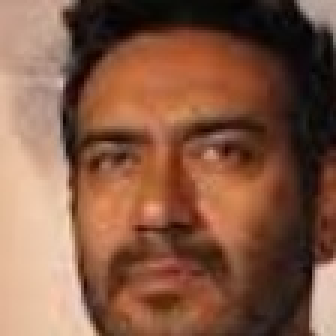
#> input picture test_alignment.jpg, 112 x 112 px (shown 3 times larger)
$ python -i distortion_simulation.py   (imports and definitions only)
#> lines starting #> are read from the running program, lines starting #| are printed output that depends on the picture
#> further down, picture is the input picture: shape (112, 112, 3); mean B, G, R 68.2, 89.5, 132
import albumentations as A
import random
from PIL import Image
import numpy as np
import cv2

def custom_distortion_pipeline(image):
    """
    Input: numpy array (RGB)
    Pixel Range: 1 - 3 (0 is treated as 1 to avoid division errors)
    Kernel Range: 0 - 17
    """
    if isinstance(image, np.ndarray):
        img = Image.fromarray(image)
    elif isinstance(image, Image.Image):
        img = image
    else:
        raise TypeError(f"Unsupported image type: {type(image)}")

    img = img.convert("RGB")
    orig_w, orig_h = img.size
#> orig_w = 112; orig_h = 112

    # 1. Pixelation (Range 1-3)
    # Note: A pixel size of 1 means no change.
    pixel_size = random.randint(1, 3)

    if pixel_size > 1:
        small_w, small_h = max(1, orig_w // pixel_size), max(1, orig_h // pixel_size)
#> small_w = 56; small_h = 56
        img = img.resize((small_w, small_h), resample=Image.BILINEAR)
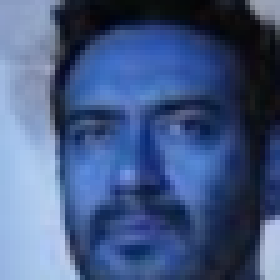
#> img: PIL image 56x56 RGB (shown 5 times larger); mean R, G, B 68.3, 89.6, 132.1
        img = img.resize((orig_w, orig_h), Image.NEAREST)
#> img: PIL image 112x112 RGB

    # 2. Motion Blur (Range 0-17)
    k_size = random.randint(0, 17)
    img_array = np.array(img)

    if k_size > 1:
        kernel = np.zeros((k_size, k_size))
        kernel[int((k_size - 1)/2), :] = np.ones(k_size)
        kernel /= k_size
        img_array = cv2.filter2D(img_array, -1, kernel)
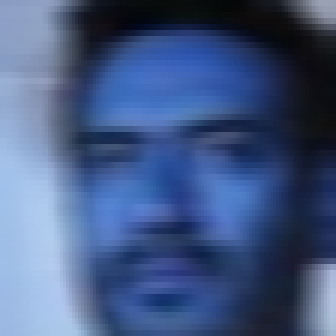
#> img_array: shape (112, 112, 3) (shown 3 times larger); mean R, G, B 68.2, 89.6, 132.1

    # 3. Upscale to 112x112 (50% Probability)
    if random.random() < 0.5:
        img_pil = Image.fromarray(img_array)
        img_upscaled = img_pil.resize((112, 112), resample=Image.LANCZOS)
        final_output = np.array(img_upscaled)
    else:
        final_output = img_array

    return {"image": final_output}


def get_distortion_pipeline():
    return A.Compose([
        A.MotionBlur(blur_limit=7, p=0.3),
        A.GaussianBlur(blur_limit=5, p=0.3),
        # Updated parameters for Downscale
        A.Downscale(scale_min=0.3, scale_max=0.7, p=0.3),
        A.RandomBrightnessContrast(p=0.3),
        A.CoarseDropout(
            num_holes_range=(1,8),
            hole_height_range=(1,8),
            hole_width_range=(1,8),
            p=0.3
        )
    ])

>>> import cv2
>>> picture = cv2.imread('../test_alignment.jpg')
>>> result = custom_distortion_pipeline(picture)
#> result = 1 item
